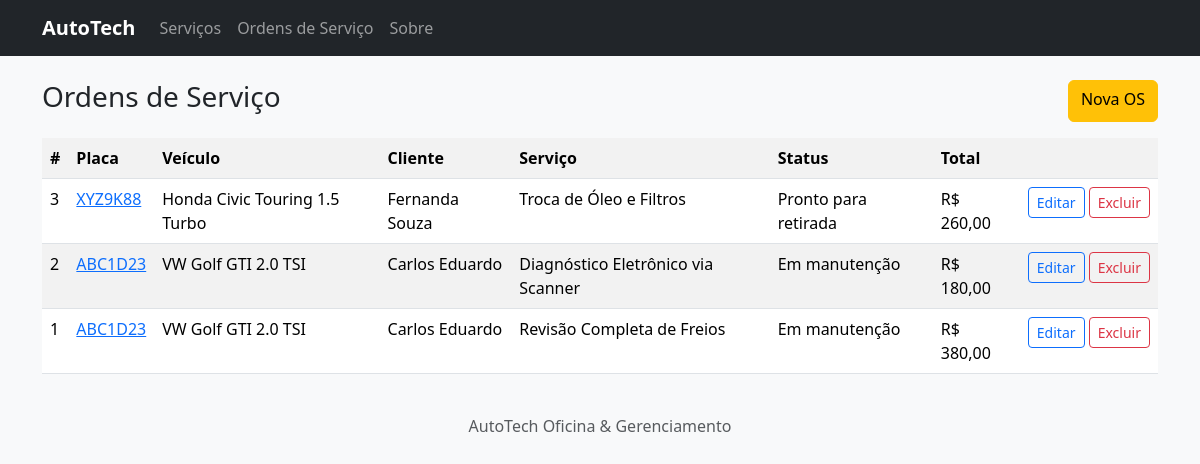
Screenshot of /ordens with the database file from the repository.
### tables this page shows
CREATE TABLE ordens_servico (
    id               INTEGER PRIMARY KEY AUTOINCREMENT,
    placa            TEXT NOT NULL,
    veiculo          TEXT NOT NULL,
    cliente          TEXT NOT NULL,
    status           TEXT NOT NULL,
    previsao_entrega TEXT,
    total            REAL NOT NULL,
    servico_id       INTEGER,
    FOREIGN KEY (servico_id) REFERENCES servicos (id) ON DELETE SET NULL
);

CREATE TABLE servicos (
    id        INTEGER PRIMARY KEY AUTOINCREMENT,
    nome      TEXT NOT NULL UNIQUE,
    preco     REAL NOT NULL,
    tempo     TEXT NOT NULL,
    descricao TEXT NOT NULL,
    garantia  TEXT NOT NULL
);

### app.py (the view)
@app.route("/ordens")
def listar_ordens():
    return render_template("ordens.html", ordens=db_sql.listar_ordens())

### app.py (called while the page is built)
@app.template_filter("brl")
def brl(valor):
    return f"R$ {valor:.2f}".replace(".", ",")

### db_sql.py (called while the page is built)
def get_db():
    if "db" not in g:
        g.db = sqlite3.connect(current_app.config["DATABASE"])
        g.db.row_factory = sqlite3.Row
        g.db.execute("PRAGMA foreign_keys = ON")
    return g.db

def listar_ordens():
    return get_db().execute(SELECT_OS + " ORDER BY os.id DESC").fetchall()

### templates/ordens.html (shortened to what this page needs)
{% extends "base.html" %}
{% block content %}
<div class="d-flex justify-content-between mb-3">
    <h1 class="h3">Ordens de Serviço</h1>
    <a href="{{ url_for('nova_ordem') }}" class="btn btn-warning">Nova OS</a>
</div>
<table class="table table-striped bg-white">
    <tr><th>#</th><th>Placa</th><th>Veículo</th><th>Cliente</th><th>Serviço</th><th>Status</th><th>Total</th><th></th></tr>
    {% for o in ordens %}
    <tr>
        <td>{{ o.id }}</td>
        <td><a href="{{ url_for('consultar_os', placa=o.placa) }}">{{ o.placa }}</a></td>
        <td>{{ o.veiculo }}</td>
        <td>{{ o.cliente }}</td>
        <td>{{ o.servico_nome or "Serviço removido" }}</td>
        <td>{{ o.status }}</td>
        <td>{{ o.total|brl }}</td>
        <td class="text-end text-nowrap">
            <a href="{{ url_for('editar_ordem', id=o.id) }}" class="btn btn-sm btn-outline-primary">Editar</a>
            <form action="{{ url_for('excluir_ordem', id=o.id) }}" method="post" class="d-inline">
                <button class="btn btn-sm btn-outline-danger" onclick="return confirm('Excluir esta OS?')">Excluir</button>
            </form>
        </td>
    </tr>
    {% endfor %}
</table>
{% endblock %}

### templates/base.html (shortened to what this page needs)
<!DOCTYPE html>
<html lang="pt-BR">
<head>
    <link href="https://cdn.jsdelivr.net/npm/bootstrap@5.3.3/dist/css/bootstrap.min.css" rel="stylesheet">
</head>
<body class="bg-light">
<nav class="navbar navbar-expand navbar-dark bg-dark mb-4">
    <div class="container">
        <a class="navbar-brand fw-bold" href="{{ url_for('index') }}">AutoTech</a>
        <ul class="navbar-nav me-auto">
            <li class="nav-item"><a class="nav-link" href="{{ url_for('listar_servicos') }}">Serviços</a></li>
            <li class="nav-item"><a class="nav-link" href="{{ url_for('listar_ordens') }}">Ordens de Serviço</a></li>
            <li class="nav-item"><a class="nav-link" href="{{ url_for('sobre') }}">Sobre</a></li>
        </ul>
    </div>
</nav>
<main class="container">
    {% block content %}{% endblock %}
</main>
<footer class="text-center text-muted py-4">AutoTech Oficina &amp; Gerenciamento</footer>
</body>
</html>

### rows the page displays
ordens_servico: id "3", placa "XYZ9K88", veiculo "Honda Civic Touring 1.5 Turbo", cliente "Fernanda Souza", nome "Troca de Óleo e Filtros", status "Pronto para retirada", total|brl "R$ 260,00"
ordens_servico: id "2", placa "ABC1D23", veiculo "VW Golf GTI 2.0 TSI", cliente "Carlos Eduardo", nome "Diagnóstico Eletrônico via Scanner", status "Em manutenção", total|brl "R$ 180,00"
ordens_servico: id "1", placa "ABC1D23", veiculo "VW Golf GTI 2.0 TSI", cliente "Carlos Eduardo", nome "Revisão Completa de Freios", status "Em manutenção", total|brl "R$ 380,00"
